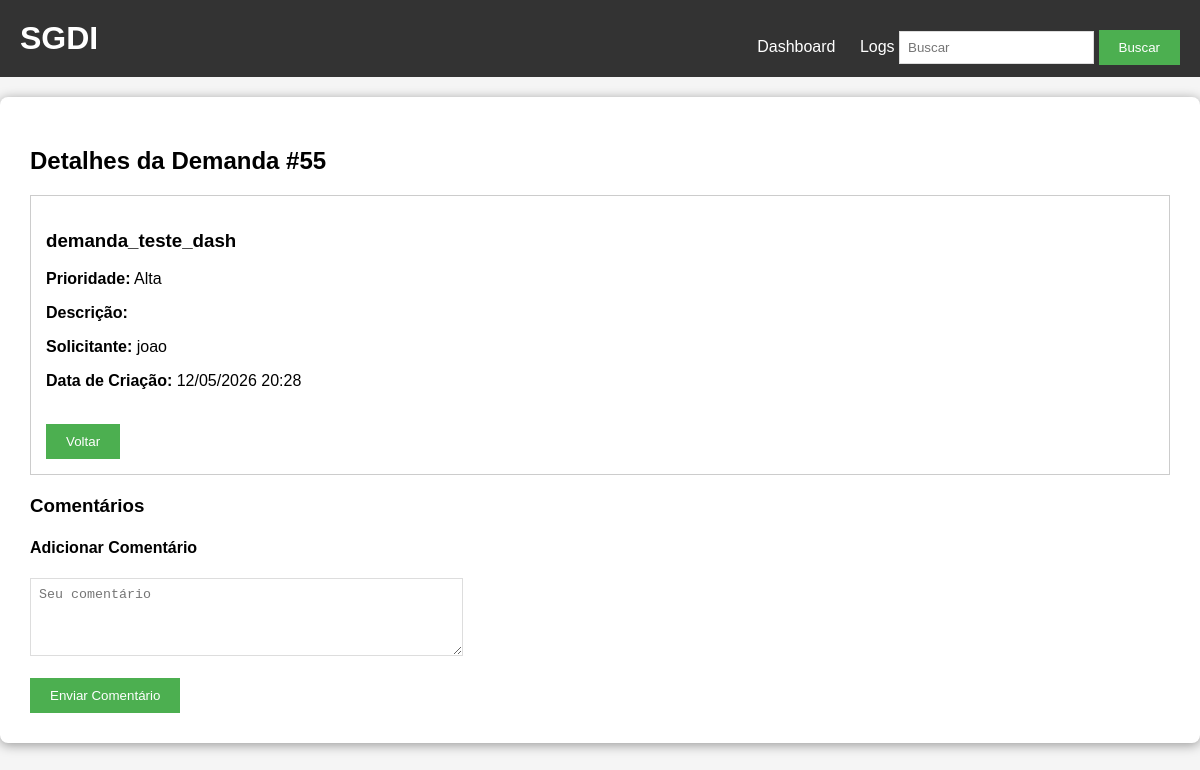
Page /detalhes/55 (signed in) on the earlier database version.
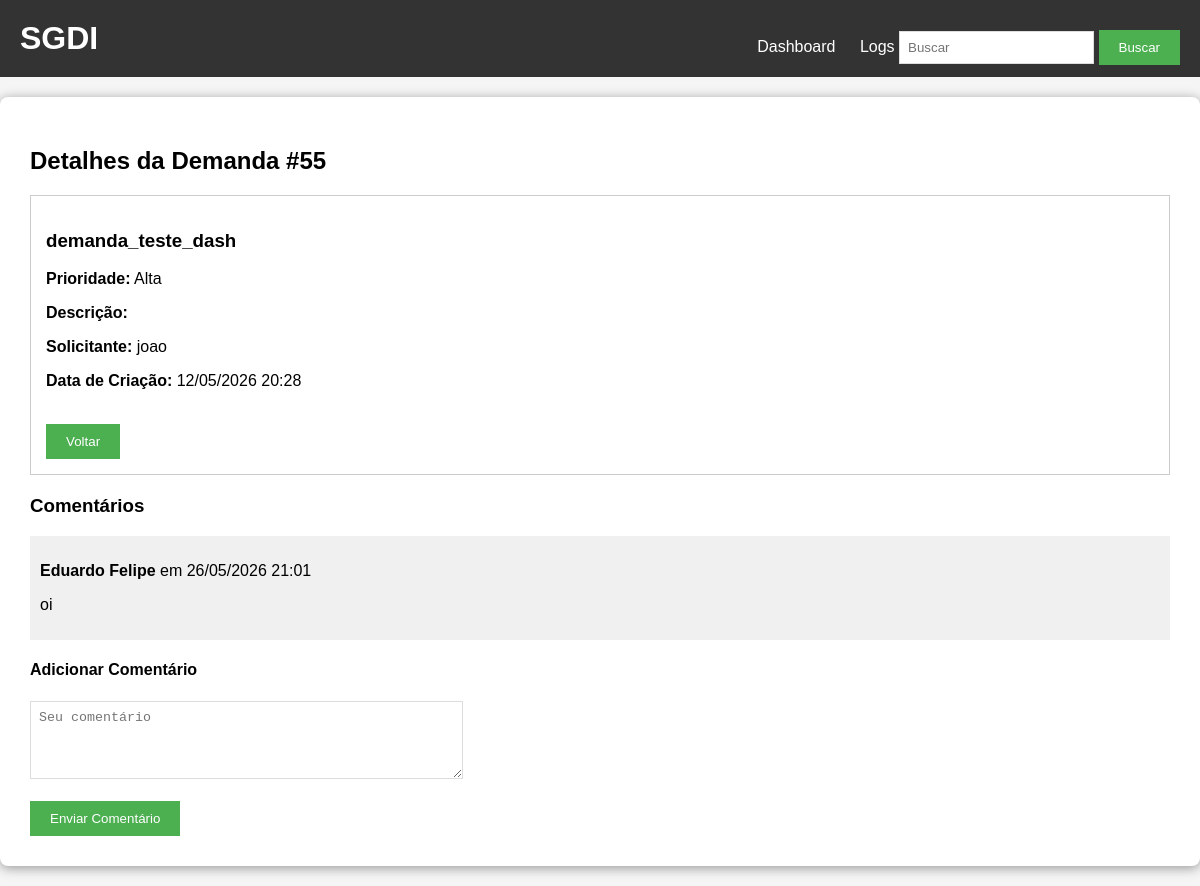
Same page on the later database version.
### tables this page shows
CREATE TABLE comentarios (
        id INTEGER PRIMARY KEY AUTOINCREMENT,
        demanda_id INTEGER,
        comentario TEXT,
        autor TEXT,
        data TEXT,
        FOREIGN KEY (demanda_id) REFERENCES demandas(id)
    );

### app.py (the view)
@app.route('/detalhes/<id>')
@login_required
def detalhes(id):
    conn = get_db()
    demanda = conn.execute('''
        SELECT d.*, p.valor as prioridade_nome
        FROM demandas d
        LEFT JOIN prioridades p ON d.id_prioridade = p.id
        WHERE d.id=?''', (id,)).fetchone()
    comentarios = conn.execute('SELECT * FROM comentarios WHERE demanda_id=?', (id,)).fetchall()
    conn.close()
    return render_template('detalhes.html', demanda=demanda, comentarios=comentarios)

### app.py (called while the page is built)
def get_db():
    conn = sqlite3.connect('demandas.db')
    conn.row_factory = sqlite3.Row
    return conn

def login_required(f):
    @wraps(f)
    def decorated(*args, **kwargs):
        if 'user_id' not in session:
            flash('Faça login para continuar.', 'warning')
            return redirect(url_for('auth.login'))
        return f(*args, **kwargs)
    return decorated

### templates/detalhes.html (shortened to what this page needs)
{% extends "base.html" %}
{% block content %}
<h2>Detalhes da Demanda #{{ demanda['id'] }}</h2>
<div style="border:1px solid #ccc; padding:15px; margin-bottom:20px;">
    <h3>{{ demanda['titulo'] }}</h3>
    <p><strong>Prioridade:</strong> {{ demanda['prioridade_nome'] }}</p>
    <p><strong>Descrição:</strong></p>
    <p><strong>Solicitante:</strong> {{ demanda['solicitante'] }}</p>
    <p><strong>Data de Criação:</strong> {{ demanda['data_criacao'] }}</p>
    <br>
    <a href="/"><button>Voltar</button></a>
</div>
<h3>Comentários</h3>
{% for comentario in comentarios %}
<div style="background:#f0f0f0; padding:10px; margin:10px 0;">
    <p><strong>{{ comentario['autor'] }}</strong> em {{ comentario['data'] }}</p>
    <p>{{ comentario['comentario'] }}</p>
</div>
{% endfor %}
<h4>Adicionar Comentário</h4>
<form method="POST" action="/adicionar_comentario/{{ demanda['id'] }}">
    <textarea name="comentario" rows="4" cols="50" placeholder="Seu comentário" required></textarea><br><br>
    <button type="submit">Enviar Comentário</button>
</form>
{% endblock %}

Differences in the rows shown:
added comentarios: autor "Eduardo Felipe", data "26/05/2026 21:01", comentario "oi"
